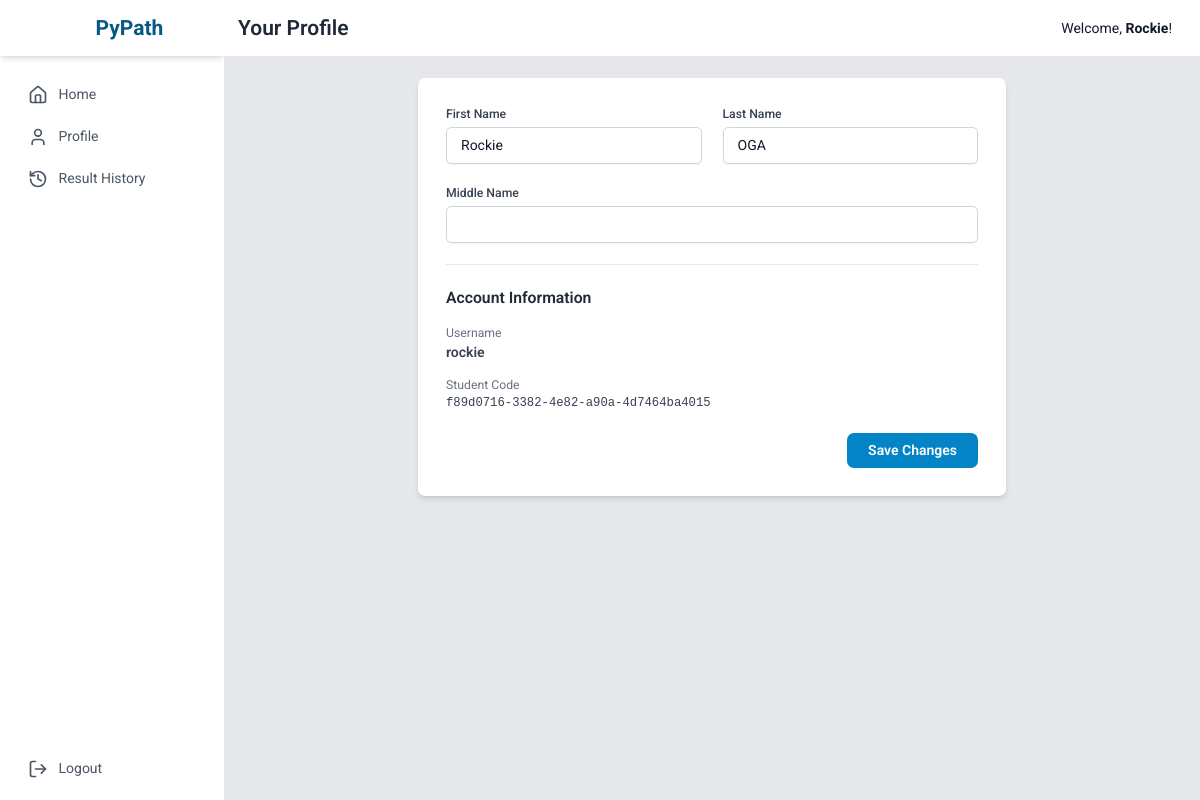
The app's page /profile (signed in), older data.
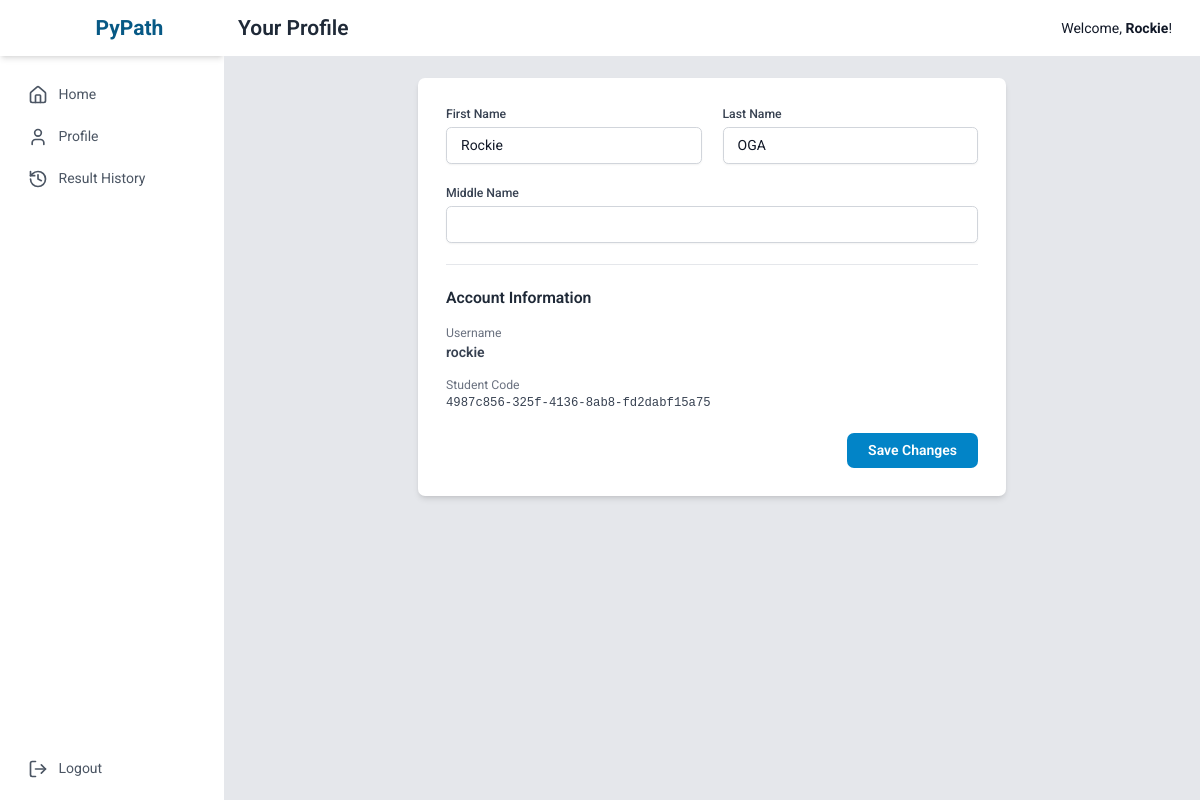
The same page, newer data.
### tables this page shows
CREATE TABLE users (
    id INTEGER PRIMARY KEY AUTOINCREMENT,
    username TEXT NOT NULL UNIQUE,
    password TEXT NOT NULL,
    student_code TEXT NOT NULL UNIQUE,
    first_name TEXT NOT NULL,
    last_name TEXT NOT NULL,
    middle_name TEXT,
    is_admin INTEGER NOT NULL DEFAULT 0
);

### app.py (the view, shortened to what this page needs)
@app.route('/profile', methods=['GET', 'POST'])
def profile():
    if not get_user_id(): return redirect(url_for('login'))
    conn = get_db_connection()
    user = conn.execute('SELECT * FROM users WHERE id = ?', (get_user_id(),)).fetchone()
    conn.close()
    return render_template('profile.html', user=user)

### app.py (called while the page is built)
def get_db_connection():
    conn = sqlite3.connect('pypath.db', check_same_thread=False, detect_types=sqlite3.PARSE_DECLTYPES | sqlite3.PARSE_COLNAMES)
    conn.row_factory = sqlite3.Row
    return conn

def get_user_id():
    return session.get('user_id')

### templates/profile.html (shortened to what this page needs)
{% extends "layout.html" %}
{% block header %}Your Profile{% endblock %}
{% block content %}
<div class="max-w-2xl mx-auto bg-white p-8 rounded-lg shadow-md">
    <form method="POST" action="{{ url_for('profile') }}" class="space-y-6">
        <div class="grid grid-cols-1 md:grid-cols-2 gap-6">
            <div>
                <label for="first_name" class="block text-sm font-medium text-gray-700">First Name</label>
                <input type="text" id="first_name" name="first_name" value="{{ user.first_name }}" required class="mt-1 block w-full px-4 py-2 border border-gray-300 rounded-md shadow-sm">
            </div>
            <div>
                <label for="last_name" class="block text-sm font-medium text-gray-700">Last Name</label>
                <input type="text" id="last_name" name="last_name" value="{{ user.last_name }}" required class="mt-1 block w-full px-4 py-2 border border-gray-300 rounded-md shadow-sm">
            </div>
        </div>
        <div>
            <label for="middle_name" class="block text-sm font-medium text-gray-700">Middle Name</label>
            <input type="text" id="middle_name" name="middle_name" value="{{ user.middle_name or '' }}" class="mt-1 block w-full px-4 py-2 border border-gray-300 rounded-md shadow-sm">
        </div>
        <div class="border-t pt-6">
            <h3 class="text-lg font-semibold text-gray-800">Account Information</h3>
            <div class="mt-4">
                <p class="text-sm text-gray-500">Username</p>
                <p class="font-semibold text-gray-700">{{ user.username }}</p>
            </div>
            <div class="mt-4">
                <p class="text-sm text-gray-500">Student Code</p>
                <p class="font-mono text-sm text-gray-700">{{ user.student_code }}</p>
            </div>
        </div>
        <div class="flex justify-end">
            <button type="submit" class="bg-sky-600 text-white font-semibold py-2 px-6 rounded-lg hover:bg-sky-700">Save Changes</button>
        </div>
    </form>
</div>
{% endblock %}

Row changes from the older to the newer data that the page shows:
changed users "rockie": student_code "f89d0716-3382-4e82-a90a-4d7464ba4015" → "4987c856-325f-4136-8ab8-fd2dabf15a75"
